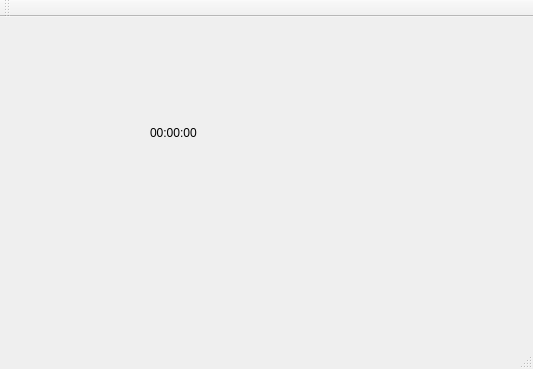
<?xml version="1.0" encoding="UTF-8"?>
<ui version="4.0">
 <class>ShowTime</class>
 <widget class="QMainWindow" name="ShowTime">
  <property name="geometry">
   <rect>
    <x>0</x>
    <y>0</y>
    <width>533</width>
    <height>369</height>
   </rect>
  </property>
  <property name="windowTitle">
   <string>ShowTime</string>
  </property>
  <widget class="QWidget" name="centralWidget">
   <widget class="QLabel" name="label">
    <property name="geometry">
     <rect>
      <x>150</x>
      <y>90</y>
      <width>211</width>
      <height>51</height>
     </rect>
    </property>
    <property name="text">
     <string>00:00:00</string>
    </property>
   </widget>
  </widget>
  <widget class="QMenuBar" name="menuBar">
   <property name="geometry">
    <rect>
     <x>0</x>
     <y>0</y>
     <width>533</width>
     <height>25</height>
    </rect>
   </property>
  </widget>
  <widget class="QToolBar" name="mainToolBar">
   <attribute name="toolBarArea">
    <enum>TopToolBarArea</enum>
   </attribute>
   <attribute name="toolBarBreak">
    <bool>false</bool>
   </attribute>
  </widget>
  <widget class="QStatusBar" name="statusBar"/>
 </widget>
 <layoutdefault spacing="6" margin="11"/>
 <resources/>
 <connections/>
</ui>
